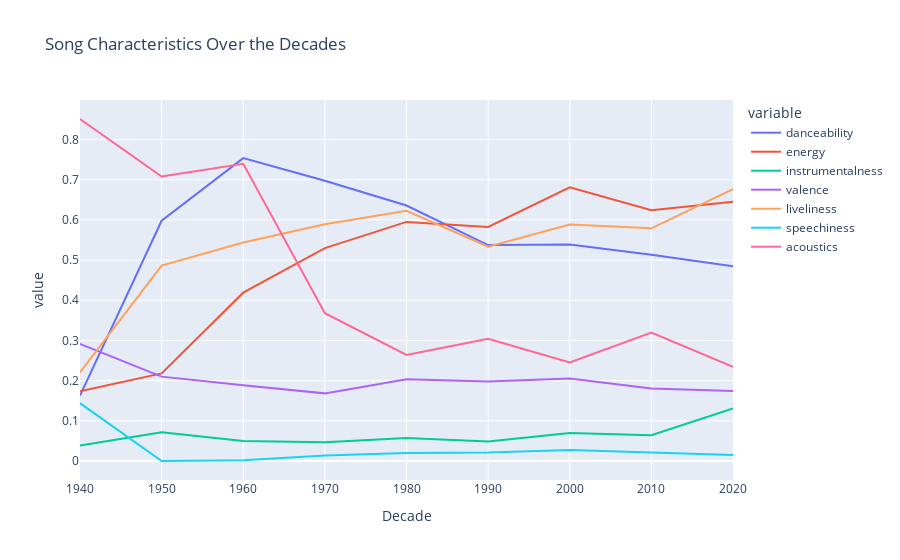

Notebook source saved alongside this figure:
### Markdown cell above
## Let's see how music changed over the decades

### Code cell
sound_features = ['danceability', 'energy', 'instrumentalness', 'valence', 'liveliness', 'speechiness', 'acoustics']
col_names = ['Decade']
col_names.extend(sound_features)

df_music_features = (df.sample(.2, seed=42)
                       .groupBy(F.round(F.year(df.Release_date), -1))
                       .agg({feature: 'mean' for feature in sound_features})
                       .toDF(*col_names)
                       .orderBy('Decade')
                       .toPandas()
                       .dropna(axis=0)
                    )
fig = px.line(df_music_features, x='Decade', y=sound_features, title='Song Characteristics Over the Decades')
fig.show()
# same as above but with seaborn. (sometimes plotly doesn't show up in the published notebok)
sns.lineplot(data=pd.melt(df_music_features, ['Decade']), x='Decade', y='value', hue='variable').set_title('Song Characteristics Over the Decades');

### Figure 1 — Plotly figure (JSON) as saved in the notebook; plotly's stock layout.template omitted (floating-point values rounded to 4 significant figures)
{"data": [{"hovertemplate": "variable=danceability<br>Decade=%{x}<br>value=%{y}<extra></extra>", "legendgroup": "danceability", "line": {"color": "#636efa", "dash": "solid"}, "marker": {"symbol": "circle"}, "mode": "lines", "name": "danceability", "orientation": "v", "showlegend": true, "type": "scatter", "x": [1940, 1950, 1960, 1970, 1980, 1990, 2000, 2010, 2020], "xaxis": "x", "y": [0.163, 0.598, 0.7538, 0.6975, 0.6359, 0.5374, 0.539, 0.5131, 0.4849], "yaxis": "y"}, {"hovertemplate": "variable=energy<br>Decade=%{x}<br>value=%{y}<extra></extra>", "legendgroup": "energy", "line": {"color": "#EF553B", "dash": "solid"}, "marker": {"symbol": "circle"}, "mode": "lines", "name": "energy", "orientation": "v", "showlegend": true, "type": "scatter", "x": [1940, 1950, 1960, 1970, 1980, 1990, 2000, 2010, 2020], "xaxis": "x", "y": [0.1736, 0.218, 0.4189, 0.5299, 0.5951, 0.5827, 0.6813, 0.6239, 0.6452], "yaxis": "y"}, {"hovertemplate": "variable=instrumentalness<br>Decade=%{x}<br>value=%{y}<extra></extra>", "legendgroup": "instrumentalness", "line": {"color": "#00cc96", "dash": "solid"}, "marker": {"symbol": "circle"}, "mode": "lines", "name": "instrumentalness", "orientation": "v", "showlegend": true, "type": "scatter", "x": [1940, 1950, 1960, 1970, 1980, 1990, 2000, 2010, 2020], "xaxis": "x", "y": [0.03882, 0.07155, 0.04969, 0.04645, 0.05734, 0.0488, 0.06967, 0.06416, 0.1307], "yaxis": "y"}, {"hovertemplate": "variable=valence<br>Decade=%{x}<br>value=%{y}<extra></extra>", "legendgroup": "valence", "line": {"color": "#ab63fa", "dash": "solid"}, "marker": {"symbol": "circle"}, "mode": "lines", "name": "valence", "orientation": "v", "showlegend": true, "type": "scatter", "x": [1940, 1950, 1960, 1970, 1980, 1990, 2000, 2010, 2020], "xaxis": "x", "y": [0.2912, 0.21, 0.1886, 0.1683, 0.2037, 0.1977, 0.2054, 0.1805, 0.174], "yaxis": "y"}, {"hovertemplate": "variable=liveliness<br>Decade=%{x}<br>value=%{y}<extra></extra>", "legendgroup": "liveliness", "line": {"color": "#FFA15A", "dash": "solid"}, "marker": {"symbol": "circle"}, "mode": "lines", "name": "liveliness", "orientation": "v", "showlegend": true, "type": "scatter", "x": [1940, 1950, 1960, 1970, 1980, 1990, 2000, 2010, 2020], "xaxis": "x", "y": [0.2204, 0.4865, 0.544, 0.5894, 0.6226, 0.5335, 0.5885, 0.5792, 0.6764], "yaxis": "y"}, {"hovertemplate": "variable=speechiness<br>Decade=%{x}<br>value=%{y}<extra></extra>", "legendgroup": "speechiness", "line": {"color": "#19d3f3", "dash": "solid"}, "marker": {"symbol": "circle"}, "mode": "lines", "name": "speechiness", "orientation": "v", "showlegend": true, "type": "scatter", "x": [1940, 1950, 1960, 1970, 1980, 1990, 2000, 2010, 2020], "xaxis": "x", "y": [0.1439, 0, 0.002164, 0.01363, 0.01979, 0.02121, 0.02764, 0.02066, 0.01475], "yaxis": "y"}, {"hovertemplate": "variable=acoustics<br>Decade=%{x}<br>value=%{y}<extra></extra>", "legendgroup": "acoustics", "line": {"color": "#FF6692", "dash": "solid"}, "marker": {"symbol": "circle"}, "mode": "lines", "name": "acoustics", "orientation": "v", "showlegend": true, "type": "scatter", "x": [1940, 1950, 1960, 1970, 1980, 1990, 2000, 2010, 2020], "xaxis": "x", "y": [0.8512, 0.708, 0.7397, 0.368, 0.2642, 0.3042, 0.2451, 0.3196, 0.2342], "yaxis": "y"}], "layout": {"legend": {"title": {"text": "variable"}, "tracegroupgap": 0}, "title": {"text": "Song Characteristics Over the Decades"}, "xaxis": {"anchor": "y", "domain": [0, 1], "title": {"text": "Decade"}}, "yaxis": {"anchor": "x", "domain": [0, 1], "title": {"text": "value"}}}}
